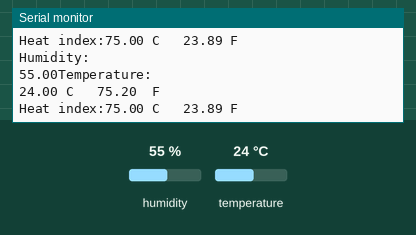
Bench run of a sketch on a simulated Arduino Uno, built with avr-gcc and run on an emulated ATmega328P. Shown: the last lines printed to the serial monitor. Inputs (shaded band) come from the test bench; at power-on: humidity 55 %, temperature 24 °C.

Above: at 4.8 s.
4.9 s: humidity set to 22 %
At 6.9 s:
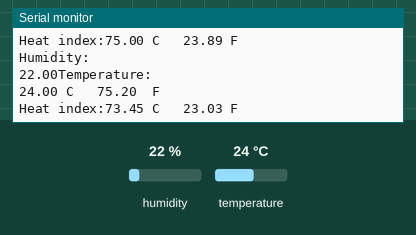
7.9 s: temperature set to 12 °C
At 9.4 s:
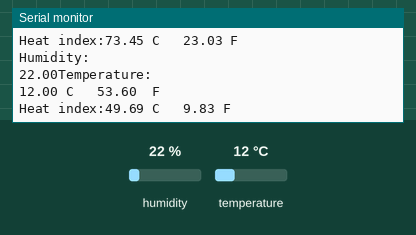
10.9 s: humidity set to 40 %
At 13.2 s:
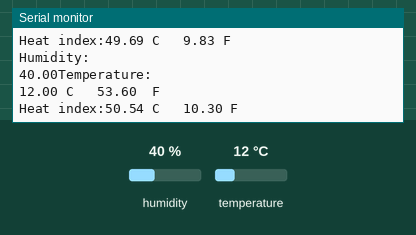
Timing chart, 0 to 14.7 s (numbered marks = the images above; inputs shaded):
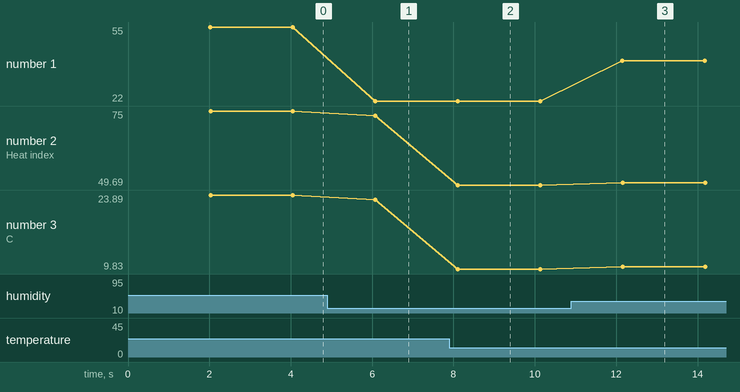

Measured:
- after the input at 4.9 s, the serial monitor: prints a new line after 1.2 s (image 1)
- after the input at 7.9 s, the serial monitor: prints a new line after 0.20 s (image 2)
- after the input at 10.9 s, the serial monitor: prints a new line after 1.3 s (image 3)
- plotted number 1: 55 → 22 after the input at 4.9 s, 22 → 40 after the input at 10.9 s
- plotted number 2: 75 → 73.45 after the input at 4.9 s, 73.45 → 49.69 after the input at 7.9 s, 49.69 → 50.54 after the input at 10.9 s
- plotted number 3: 23.89 → 23.03 after the input at 4.9 s, 23.03 → 9.83 after the input at 7.9 s, 9.83 → 10.3 after the input at 10.9 s

The sketch:

DHT.ino
```cpp
#include "DHT.h"

#define DHTPIN 4

#define DHTTYPE DHT11

DHT dht(DHTPIN, DHTTYPE);

void setup()
{
   Serial.begin(115200);
   while (!Serial)
   {
     //wait for serial to get ready or else you get crash, especially on esp12
   }

   Serial.println("DHT11 test..");
   dht.begin();
}

void loop()
{
   delay(2000);

   float h = dht.readHumidity();
   float t = dht.readTemperature(); // Celsius is DEFAULT
   float f = dht.readTemperature(true); // Farehnite

   // Check if any reads failed and exit early (to try again).
   if (isnan(h) || isnan(t) || isnan(f))
     {
        Serial.println("Failed to read from DHT sensor!");
        return;
     }
   Serial.println("Humidity:");
   Serial.print(h);
   Serial.println("Temperature:");
   Serial.print(t);
   Serial.print(" C   ");
   Serial.print(f);
   Serial.print("  F  \r\n");

   // Compute heat index in Fahrenheit (the default)
   float hif = dht.computeHeatIndex(f, h);
   // Compute heat index in Celsius (isFahreheit = false)
   float hic = dht.computeHeatIndex(t, h, false);

   Serial.print("Heat index:");
   Serial.print(hif);
   Serial.print(" C   ");
   Serial.print(hic);
   Serial.println(" F");
}
```
